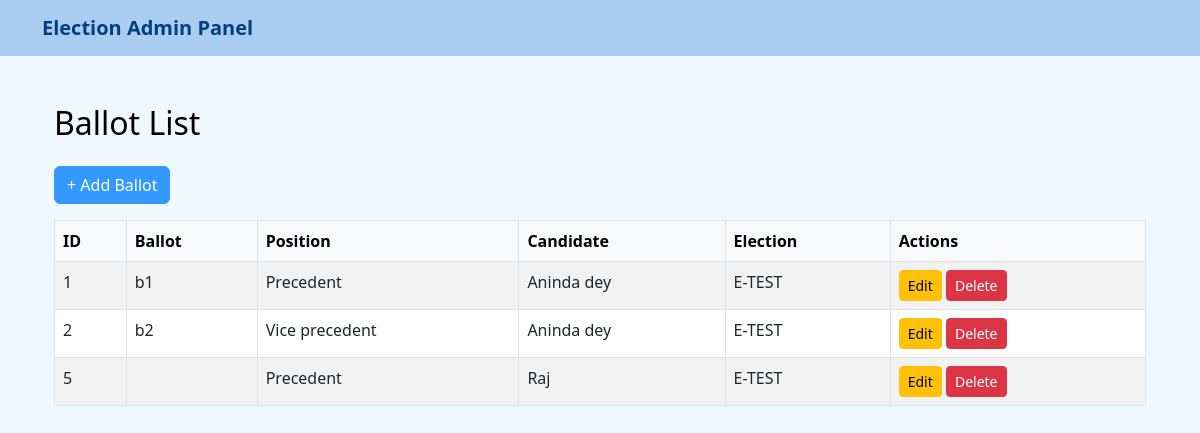
Page /manage/ballots/ on the earlier database version.
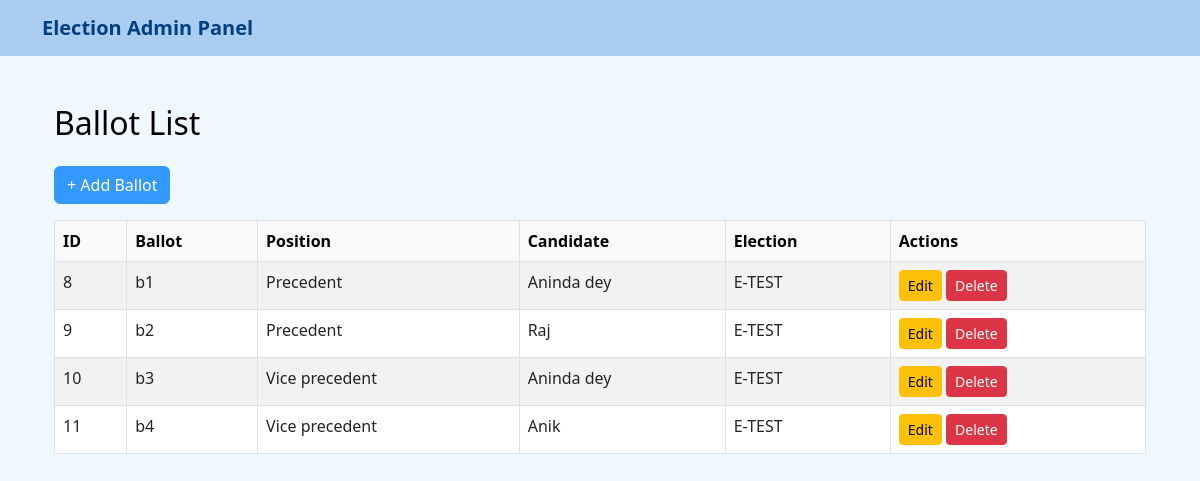
Same page on the later database version.
### core/models.py (models this page shows, shortened)
class BaseModel(models.Model):
    created_user = models.ForeignKey(
        settings.AUTH_USER_MODEL,
        on_delete=models.PROTECT,
        blank=True,
        null=True,
        related_name="%(app_label)s_%(class)s_createdby"
    )
    is_draft = models.BooleanField(_('Is Draft'), default=True)
    is_active = models.BooleanField(_('Is Active'), default=True)
    order = models.CharField(_("Order"), max_length=255, blank=True, null=True)
    display_order = models.CharField(
        _("Display Order"),
        max_length=255,
        blank=True,
        null=True
    )
    is_deleted = models.BooleanField(_('Is Deleted'), default=False)
    created_at = models.DateTimeField(
        _('Created At'),
        auto_now_add=True,
        null=True
    )
    update_user = models.ForeignKey(
        settings.AUTH_USER_MODEL,
        on_delete=models.SET_NULL,
        blank=True,
        null=True,
        related_name=(
            "%(app_label)s_%(class)s_updated"
        )
    )
    last_updated = models.DateTimeField(
        _('Last Updated'), auto_now=True, null=True
    )
    deleted_user = models.ForeignKey(
        settings.AUTH_USER_MODEL,
        on_delete=models.SET_NULL,
        blank=True,
        null=True,
        related_name="%(app_label)s_%(class)s_deleted"
    )
    deleted_at = models.DateTimeField(_('Deleted At'), blank=True, null=True)
    class Meta:
        abstract = True

class Ballot(BaseModel):
    ballot_no = models.CharField(max_length=20, unique=True)
    symbol = models.CharField(max_length=50)
    position = models.ForeignKey(Position, on_delete=models.CASCADE)
    candidate = models.ForeignKey(Candidate, on_delete=models.CASCADE)
    election = models.ForeignKey(Election, on_delete=models.CASCADE)
    class Meta:
        unique_together = ('candidate', 'position', 'election')
        verbose_name_plural = "Ballots"

class Position(BaseModel):
    title = models.CharField(max_length=100)
    description = models.TextField(blank=True, null=True)
    total_seats = models.PositiveIntegerField(default=1)

class Candidate(BaseModel):
    employee = models.ForeignKey(Employee, on_delete=models.CASCADE)
    class Meta:
        unique_together = (
            'employee',
        )  # Optional: one-time candidacy across system

class Employee(BaseModel):
    name = models.CharField(max_length=100)
    phone = models.CharField(max_length=15, unique=True)

class Election(BaseModel):
    title = models.CharField(max_length=255)
    start_date = models.DateField()
    end_date = models.DateField()

### core/views/ballots.py (the view)
class BallotListView(ListView):
    model = Ballot
    template_name = 'ballot/ballot_list.html'
    context_object_name = 'ballots'

### core/templates/ballot/ballot_list.html (shortened to what this page needs)
{% extends 'dashboard/ebase.html' %}
{% block content %}
<div class="container mt-5">
    <h2 class="mb-4">Ballot List</h2>
    <a href="{% url 'ballot_add' %}" class="btn btn-primary mb-3">+ Add Ballot</a>
    <table class="table table-striped table-bordered">
        <thead class="table-light">
            <tr>
                <th>ID</th>
                <th>Ballot</th>
                <th>Position</th>
                <th>Candidate</th>
                <th>Election</th>
                <th>Actions</th>
            </tr>
        </thead>
        <tbody>
            {% for ballot in ballots %}
                <tr>
                    <td>{{ ballot.id }}</td>
                    <td>{{ ballot.ballot_no }}</td>
                    <td>{{ ballot.position.title }}</td>
                    <td>{{ ballot.candidate.employee.name }}</td>
                    <td>{{ ballot.election.title }}</td>
                    <td>
                        <a href="{% url 'ballot_edit' ballot.id %}" class="btn btn-sm btn-warning">Edit</a>
                        <a href="{% url 'ballot_delete' ballot.id %}" class="btn btn-sm btn-danger">Delete</a>
                    </td>
                </tr>
            {% empty %}
                <tr><td colspan="5">No ballots found.</td></tr>
            {% endfor %}
        </tbody>
    </table>
</div>
{% endblock %}

### core/templates/dashboard/ebase.html (shortened to what this page needs)
<!DOCTYPE html>
<html lang="en">
<head>
    <link href="https://cdn.jsdelivr.net/npm/bootstrap@5.3.0/dist/css/bootstrap.min.css" rel="stylesheet">
</head>
<body>
    <nav class="navbar navbar-expand-lg mb-4">
        <div class="container">
            <a class="navbar-brand" href="{% url 'election_list' %}">Election Admin Panel</a>
        </div>
    </nav>
    <div class="container">
        {% block content %}
        {% endblock %}
    </div>
</body>
</html>

### core/templates/dashboard/ebase.html (style rules this page uses)
body { background-color: #f0f8ff; color: #000; }
.navbar { background-color: #aacdf1ff; }
.navbar-brand { font-weight: bold; color: #004080; }
a, a:hover { color: #004080; }
.btn-primary { background-color: #3399ff; border-color: #3399ff; }

Differences in the rows shown:
removed Ballot: id "1", ballot_no "b1", position "Precedent", candidate.employee.name "Aninda dey", election "E-TEST"
removed Ballot: id "2", ballot_no "b2", position "Vice precedent", candidate.employee.name "Aninda dey", election "E-TEST"
removed Ballot: id "5", position "Precedent", candidate.employee.name "Raj", election "E-TEST"
added Ballot: id "8", ballot_no "b1", position "Precedent", candidate.employee.name "Aninda dey", election "E-TEST"
added Ballot: id "9", ballot_no "b2", position "Precedent", candidate.employee.name "Raj", election "E-TEST"
added Ballot: id "10", ballot_no "b3", position "Vice precedent", candidate.employee.name "Aninda dey", election "E-TEST"
added Ballot: id "11", ballot_no "b4", position "Vice precedent", candidate.employee.name "Anik", election "E-TEST"
